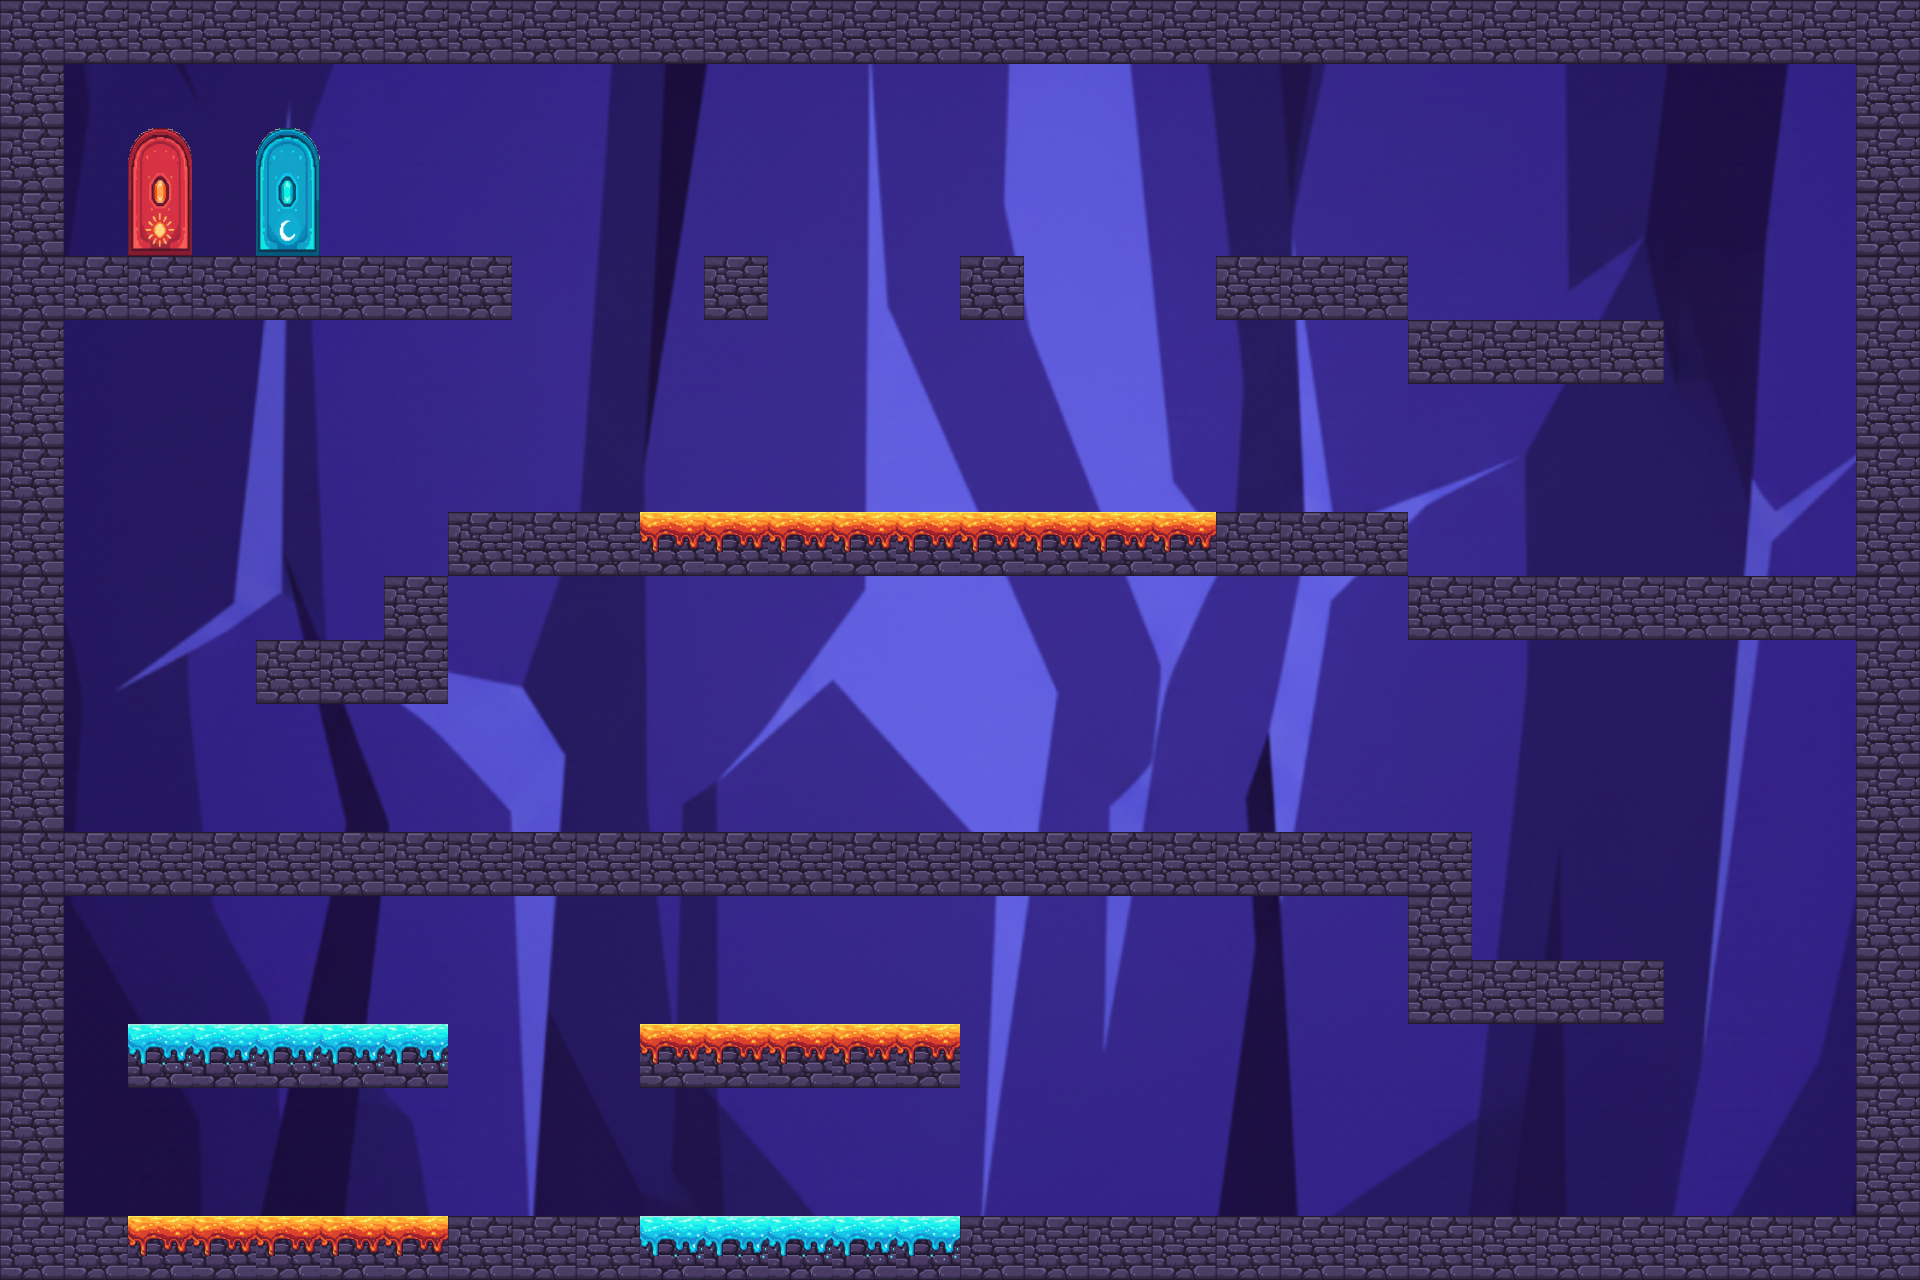

Below is a game level as drawn by its tile map, then a one-line description and the .tmx that defines it (tile-layer data replaced by summaries):
An orthogonal 30x20 tile map with 64x64 px tiles, 6 tile layers (Fondo, Agua, Puerta, Piedra, ...), 7 tilesets and 54 objects.

<map version="1.10" tiledversion="1.11.2" orientation="orthogonal" renderorder="right-down" width="30" height="20" tilewidth="64" tileheight="64" infinite="0" nextlayerid="15" nextobjectid="79">
 <tileset firstgid="1" source="elementos.tsx" />
 <tileset firstgid="99" source="lava.tsx" />
 <tileset firstgid="100" source="agua.tsx" />
 <tileset firstgid="101" source="Piedra.tsx" />
 <tileset firstgid="102" source="puertaLuna.tsx" />
 <tileset firstgid="104" source="puertaSol.tsx" />
 <tileset firstgid="106" source="FondoRocoso.tsx" />
 <layer id="1" name="Fondo" width="30" height="20">
  <data>[600 cells, 600 non-empty, 600 distinct tile ids]</data>
 </layer>
 <layer id="7" name="Agua" width="30" height="20">
  <data>[600 cells, 10 non-empty, 1 distinct tile ids]</data>
 </layer>
 <layer id="2" name="Puerta" width="30" height="20">
  <data>[600 cells, 4 non-empty, 4 distinct tile ids]</data>
 </layer>
 <layer id="14" name="Piedra" width="30" height="20">
  <data>[600 cells, 155 non-empty, 1 distinct tile ids]</data>
 </layer>
 <layer id="3" name="Elementos" width="30" height="20">
  <data>[600 cells, 2 non-empty, 1 distinct tile ids]</data>
 </layer>
 <layer id="6" name="Lava" width="30" height="20">
  <data>[600 cells, 19 non-empty, 1 distinct tile ids]</data>
 </layer>
 <objectgroup id="11" name="PuertaLuna">
  <object id="57" x="258" y="148" width="62" height="106" />
 </objectgroup>
 <objectgroup id="12" name="PuertaSol">
  <object id="58" x="128" y="146" width="60" height="106" />
 </objectgroup>
 <objectgroup id="10" name="PeligroLava">
  <object id="53" x="640" y="517.333" width="574" height="20.6667" />
  <object id="54" x="640.667" y="1029.34" width="320" height="21.3333" />
  <object id="55" x="131" y="1222" width="314" height="20" />
 </objectgroup>
 <objectgroup id="13" name="BloquesMoviles">
  <object id="59" x="510" y="446" width="68" height="64" />
  <object id="60" x="1278" y="446" width="68" height="64" />
  <object id="62" x="1276" y="1148" width="68" height="66" />
 </objectgroup>
 <objectgroup id="5" name="Colisiones">
  <object id="1" x="0" y="-2" width="64" height="1280" />
  <object id="2" x="0" y="-2" width="64" height="1280" />
  <object id="4" x="-6.06061" y="-6.06061" width="1930.3" height="66.6667" />
  <object id="7" x="57.5758" y="251.515" width="454.545" height="69.697" />
  <object id="8" x="703.03" y="254.545" width="63.6364" height="66.6667" />
  <object id="9" x="958.182" y="254.848" width="66.0606" height="63.3334" />
  <object id="10" x="1215.12" y="256.545" width="193.939" height="60.6061" />
  <object id="11" x="1408.36" y="319.819" width="258.303" height="65.0303" />
  <object id="12" x="51.5152" y="832.242" width="1421.21" height="64.7273" />
  <object id="14" x="1403.03" y="875.758" width="69.697" height="148.485" />
  <object id="15" x="1448.48" y="960.545" width="215.152" height="63.697" />
  <object id="19" x="1854.48" y="35.3636" width="66.7273" height="1244.78" />
  <object id="20" x="1410.67" y="577.697" width="459.03" height="61.697" />
  <object id="24" x="57.5758" y="1215.15" width="70.73" height="63.6364" />
  <object id="28" x="128" y="1052.33" width="320" height="36.6667" />
  <object id="29" x="640.667" y="1051.33" width="320" height="35.3334" />
  <object id="31" x="256" y="640" width="194" height="64" />
  <object id="32" x="384" y="576" width="66" height="64" />
  <object id="33" x="446" y="513.333" width="193.333" height="62.6667" />
  <object id="73" x="125.968" y="1241.85" width="322.73" height="36.9697" />
  <object id="74" x="637.302" y="1242.18" width="322.73" height="36.9697" />
  <object id="75" x="446.635" y="1217.85" width="192.063" height="62.303" />
  <object id="76" x="959.968" y="1216.85" width="958.73" height="62.303" />
  <object id="77" x="639.333" y="537" width="574.666" height="38.6667" />
  <object id="78" x="1215.33" y="513.333" width="193.333" height="62.6667" />
 </objectgroup>
 <objectgroup id="8" name="Estrellas">
  <object id="36" x="510" y="1064" width="70" height="66" />
  <object id="37" x="670" y="926" width="70" height="64" />
  <object id="40" x="670" y="1114" width="70" height="64" />
  <object id="41" x="766" y="1114" width="70" height="64" />
  <object id="42" x="864" y="1114" width="70" height="64" />
  <object id="43" x="1440" y="1056" width="70" height="64" />
  <object id="44" x="1570" y="1056" width="70" height="64" />
  <object id="45" x="1532" y="800" width="70" height="64" />
  <object id="38" x="764" y="928" width="74" height="64" />
  <object id="39" x="862" y="928" width="74" height="64" />
  <object id="46" x="1472" y="420" width="68" height="62" />
  <object id="50" x="1502" y="160" width="68" height="62" />
  <object id="47" x="1596" y="420" width="68" height="62" />
  <object id="49" x="1722" y="420" width="68" height="62" />
  <object id="64" x="640" y="670.667" width="65.3333" height="62.6667" />
  <object id="69" x="767.333" y="672.667" width="65.3333" height="62.6667" />
  <object id="70" x="892.333" y="671.667" width="65.3333" height="62.6667" />
  <object id="71" x="1021.33" y="671.667" width="65.3333" height="62.6667" />
  <object id="72" x="1154.33" y="670.667" width="65.3333" height="62.6667" />
 </objectgroup>
 <objectgroup id="9" name="PeligroAgua">
  <object id="51" x="128" y="1029.33" width="320" height="21.3334" />
  <object id="52" x="640.667" y="1221.67" width="318" height="18.6667" />
 </objectgroup>
</map>
